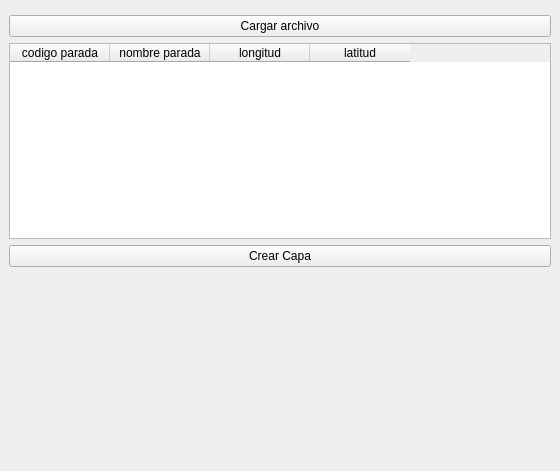
<?xml version="1.0" encoding="UTF-8"?>
<ui version="4.0">
 <class>posgDockWidgetBase</class>
 <widget class="QDockWidget" name="posgDockWidgetBase">
  <property name="geometry">
   <rect>
    <x>0</x>
    <y>0</y>
    <width>560</width>
    <height>471</height>
   </rect>
  </property>
  <property name="windowTitle">
   <string>Primero de POSG</string>
  </property>
  <widget class="QWidget" name="dockWidgetContents">
   <layout class="QGridLayout" name="gridLayout">
    <item row="1" column="0">
     <widget class="QPushButton" name="btn_cargar">
      <property name="text">
       <string>Cargar archivo</string>
      </property>
     </widget>
    </item>
    <item row="0" column="0">
     <widget class="QgsFileWidget" name="selector_archivos" native="true"/>
    </item>
    <item row="7" column="0">
     <spacer name="verticalSpacer">
      <property name="orientation">
       <enum>Qt::Vertical</enum>
      </property>
      <property name="sizeHint" stdset="0">
       <size>
        <width>20</width>
        <height>40</height>
       </size>
      </property>
     </spacer>
    </item>
    <item row="2" column="0">
     <widget class="QTableWidget" name="tabla">
      <column>
       <property name="text">
        <string>codigo parada</string>
       </property>
      </column>
      <column>
       <property name="text">
        <string>nombre parada</string>
       </property>
      </column>
      <column>
       <property name="text">
        <string>longitud</string>
       </property>
      </column>
      <column>
       <property name="text">
        <string>latitud</string>
       </property>
      </column>
     </widget>
    </item>
    <item row="6" column="0">
     <widget class="QPushButton" name="btn_crearcapa">
      <property name="text">
       <string>Crear Capa</string>
      </property>
     </widget>
    </item>
   </layout>
  </widget>
 </widget>
 <customwidgets>
  <customwidget>
   <class>QgsFileWidget</class>
   <extends>QWidget</extends>
   <header>qgsfilewidget.h</header>
  </customwidget>
 </customwidgets>
 <resources/>
 <connections/>
</ui>
